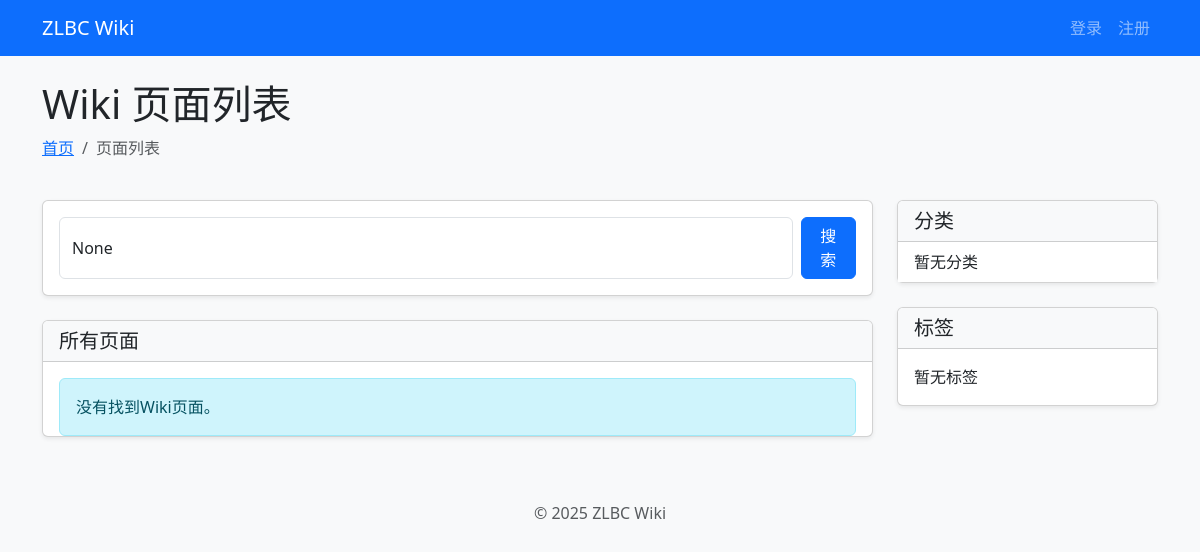
The page /wiki/ on the database as committed earlier.
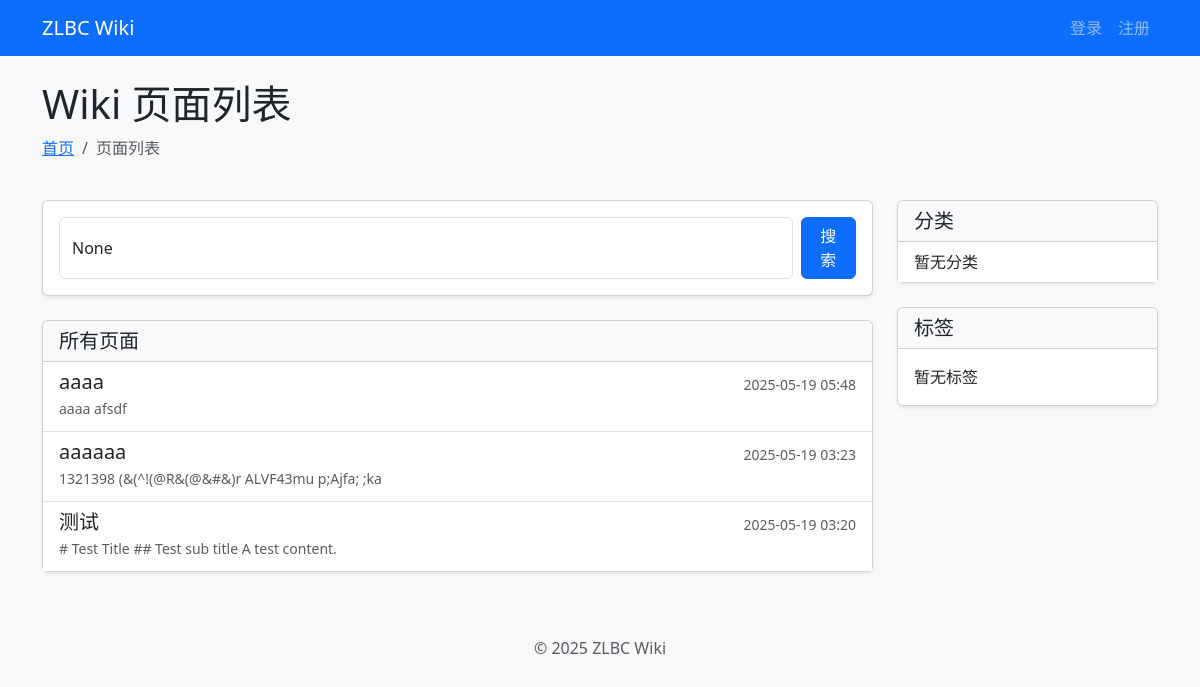
The same page on the database as committed later.
### wiki/models.py (models this page shows, shortened)
class Wiki(models.Model):
    id = models.AutoField(primary_key=True)
    title = models.CharField(max_length=200)
    slug = models.SlugField(max_length=200, unique=True, help_text="URL友好的标识符")
    content = models.TextField()
    category = models.ForeignKey(
        WikiCategory,
        on_delete=models.SET_NULL,
        null=True,
        blank=True,
        related_name="wikis",
    )
    tags = models.ManyToManyField(WikiTag, blank=True, related_name="wikis")
    creator = models.ForeignKey(
        settings.AUTH_USER_MODEL,
        on_delete=models.SET_NULL,
        null=True,
        related_name="created_wikis",
    )
    created_at = models.DateTimeField(auto_now_add=True)
    updated_at = models.DateTimeField(auto_now=True)
    class Meta:
        ordering = ["-updated_at"]

### wiki/views.py (the view)
# urls.py: path("wiki/", wiki_views.wiki_list, name="wiki_list"),
def wiki_list(request):
    wikis = Wiki.objects.all().order_by("-updated_at")
    category_slug = request.GET.get("category")
    if category_slug:
        category = get_object_or_404(WikiCategory, slug=category_slug)
        wikis = wikis.filter(category=category)
    tag_slug = request.GET.get("tag")
    if tag_slug:
        tag = get_object_or_404(WikiTag, slug=tag_slug)
        wikis = wikis.filter(tags=tag)
    query = request.GET.get("q")
    if query:
        wikis = wikis.filter(
            models.Q(title__icontains=query) | models.Q(content__icontains=query)
        )
    paginator = Paginator(wikis, 20)  # 每页显示20条
    page = request.GET.get("page")
    wikis_page = paginator.get_page(page)
    categories = WikiCategory.objects.all()
    tags = WikiTag.objects.all()
    return render(
        request,
        "wiki/list.html",
        {
            "wikis": wikis_page,
            "categories": categories,
            "tags": tags,
            "query": query,
            "category_slug": category_slug,
            "tag_slug": tag_slug,
        },
    )

### templates/wiki/list.html (shortened to what the changed rows need)
{% extends "base.html" %}
{% load django_bootstrap5 %}
{% block content %}
<div class="container">
    <div class="row mb-4">
        <div class="col">
            <h1 class="display-6">Wiki 页面列表</h1>
        </div>
    </div>
    <div class="row">
        <div class="col-md-9">
            <div class="card shadow-sm">
                <div class="card-body p-0">
                    {% if wikis %}
                    <div class="list-group list-group-flush">
                        {% for wiki in wikis %}
                        <a href="{% url 'wiki_detail' slug=wiki.slug %}" class="list-group-item list-group-item-action">
                            <div class="d-flex justify-content-between align-items-center">
                                <h5 class="mb-1">{{ wiki.title }}</h5>
                                <small class="text-muted">{{ wiki.updated_at|date:"Y-m-d H:i" }}</small>
                            </div>
                            <p class="mb-1 text-muted small">{{ wiki.content|truncatechars:150 }}</p>
                        </a>
                        {% endfor %}
                    </div>
                    {% else %}
                    <div class="alert alert-info m-3 mb-0">
                        <p class="mb-0">没有找到Wiki页面。</p>
                    </div>
                    {% endif %}
                </div>
            </div>
        </div>
    </div>
</div>
{% endblock %}

Rows that differ between the two databases and show on the page:
added Wiki: title "aaaa", updated_at "2025-05-19 05:48", content "aaaa afsdf"
added Wiki: title "aaaaaa", updated_at "2025-05-19 03:23", content "1321398 (&(^!(@R&(@&#&)r ALVF43mu p;Ajfa; ;ka"
added Wiki: title "测试", updated_at "2025-05-19 03:20", content "# Test Title ## Test sub title A test content."
Other text that changed with them:
text no longer shown: "没有找到Wiki页面。"
